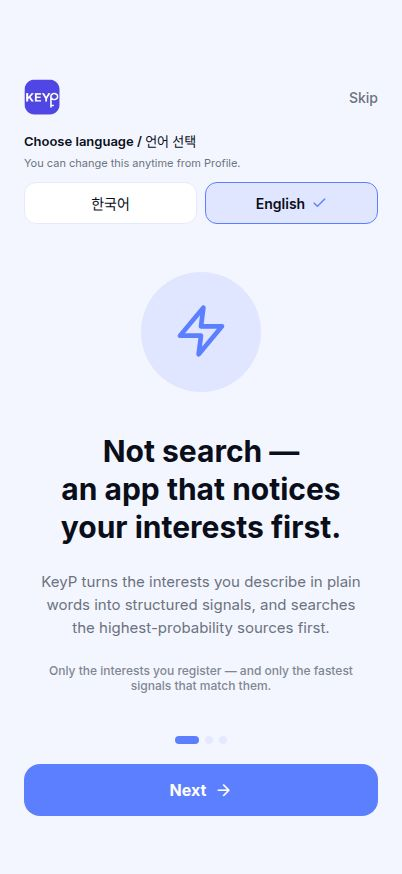
#> input picture attached_assets/keyp_shots/01-onboarding.jpg, 402 x 874 px; its folder holds 4 pictures in this run
$ python build_deck.py
#> lines starting #> are read from the running program, lines starting #| are printed output that depends on the picture; after the words box and inside, x2 and y2 are one past the last pixel; in counts of white or black regions, pixels touching at a corner belong together
#!/usr/bin/env python3
# -*- coding: utf-8 -*-
"""Build a vertical (9:16) editable PPTX pitch deck for KeyP using real app screenshots."""
import os
from PIL import Image, ImageDraw
from pptx import Presentation
from pptx.util import Inches, Pt, Emu
from pptx.dml.color import RGBColor
from pptx.enum.text import PP_ALIGN, MSO_ANCHOR
from pptx.enum.shapes import MSO_SHAPE
from pptx.oxml.ns import qn
from copy import deepcopy

BASE = os.path.dirname(os.path.abspath(__file__))
SHOTS = os.path.join(BASE, "..", "keyp_shots")
ASSETS = os.path.join(BASE, "..", "..", "artifacts", "keyp", "assets", "images")
OUT = os.path.join(BASE, "..", "KAIST OverEdge KeyP \uc18c\uac1c \uc2ac\ub77c\uc774\ub4dc_KeyP.pptx")

# ---- palette ----
BG      = "0A0E1A"
BG2     = "10162A"
CARD    = "161C30"
CARD2   = "1C2540"
INDIGO  = "5B7FFF"
DEEP    = "4F46E5"
PINK    = "FF6B8A"
WHITE   = "FFFFFF"
MUTED   = "9AA4C0"
MUTED2  = "6B7596"
GREEN   = "34D399"
LINE    = "26304C"

FONT = "Malgun Gothic"

# ---- rounded screenshots ----
ROUND_DIR = os.path.join(BASE, "rounded")
os.makedirs(ROUND_DIR, exist_ok=True)

def round_corners(src, dst, radius_frac=0.085):
#> called with radius_frac = 0.085
    im = Image.open(src).convert("RGBA")
    w, h = im.size
#> w = 402; h = 874
    r = int(min(w, h) * radius_frac)
#> r = 34
    mask = Image.new("L", (w, h), 0)
#> mask: PIL image 402x874 L; every value is 0
    d = ImageDraw.Draw(mask)
    d.rounded_rectangle([0, 0, w, h], radius=r, fill=255)
    im.putalpha(mask)
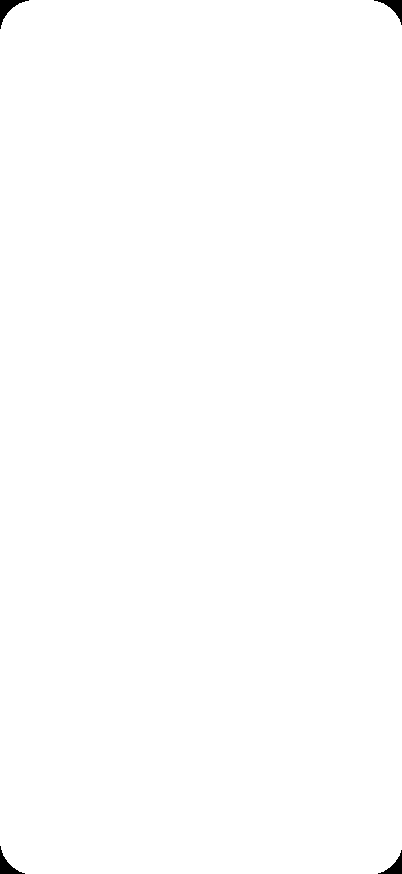
#> mask: PIL image 402x874 L; 99.7% white; 4 black regions, box (x1, y1, x2, y2) and area: (0, 0, 29, 29) 260, (374, 0, 402, 25) 231, (0, 846, 25, 874) 231, (378, 850, 402, 874) 203
    im.save(dst)
    return dst

SCREENS = {}
for name in ["01-onboarding", "02-add", "03-match", "04-pricing", "05-interests", "06-profile"]:
    src = os.path.join(SHOTS, name + ".jpg")
    dst = os.path.join(ROUND_DIR, name + ".png")
#> (the run stopped early here; a loop or call above may not have finished)
